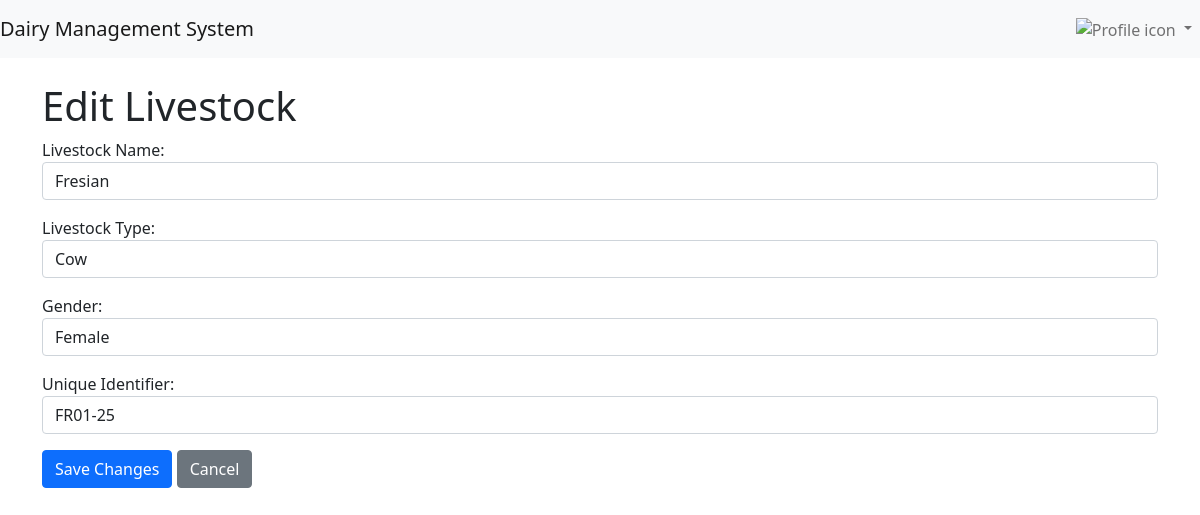
The app's page /data-management/livestock/update/7/ (signed in) with its own data.
### data_management/models.py (models this page shows, shortened)
class Livestock(models.Model):
    name = models.CharField(max_length=100, verbose_name=_("Livestock Name"))
    livestock_type = models.ForeignKey(
        LivestockType, on_delete=models.CASCADE, related_name="livestocks", verbose_name=_("Livestock Type")
    )
    gender_choices = [
        ("male", _("Male")),
        ("female", _("Female")),
    ]
    gender = models.CharField(max_length=6, choices=gender_choices, verbose_name=_("Gender"))
    unique_id = models.CharField(max_length=50, unique=True, verbose_name=_("Unique Identifier"))

class LivestockType(models.Model):
    name = models.CharField(max_length=100, unique=True, verbose_name=_("Livestock Type"))
    description = models.TextField(blank=True, null=True, verbose_name=_("Description"))
    def __str__(self):
        return self.name

### data_management/views.py (the view)
# urls.py: path('livestock/update/<int:pk>/', LivestockUpdateView.as_view(), name='update_livestock'),
class LivestockUpdateView(GenericUpdateView):
    model = Livestock
    form_class = LivestockForm
    template_name = "livestock/livestock_update.html"
    success_url = reverse_lazy("data_management:livestock_list")
    success_message = "Livestock '%(name)s' was successfully updated."

### data_management/forms.py
class LivestockForm(forms.ModelForm):
    class Meta:
        model = Livestock
        fields = ['name', 'livestock_type', 'gender', 'unique_id']
        widgets = {
            'name': forms.TextInput(attrs={'class': 'form-control', 'placeholder': 'Enter livestock name'}),
            'livestock_type': forms.Select(attrs={'class': 'form-control'}),
            'gender': forms.Select(attrs={'class': 'form-control'}),
            'unique_id': forms.TextInput(attrs={'class': 'form-control', 'placeholder': 'Enter unique identifier'}),
        }

### data_management/templates/livestock/livestock_update.html (shortened to what this page needs)
{% extends 'users_management/base.html' %}
{% block content %}
    <h1>Edit Livestock</h1>
    <form method="post">
        {{ form.as_p }}
        <button type="submit" class="btn btn-primary">Save Changes</button>
        <a href="{% url 'data_management:livestock_list' %}" class="btn btn-secondary">Cancel</a>
    </form>
{% endblock %}

### records on screen
Livestock: name "Fresian", livestock_type "Cow", gender "Female", unique_id "FR01-25"
